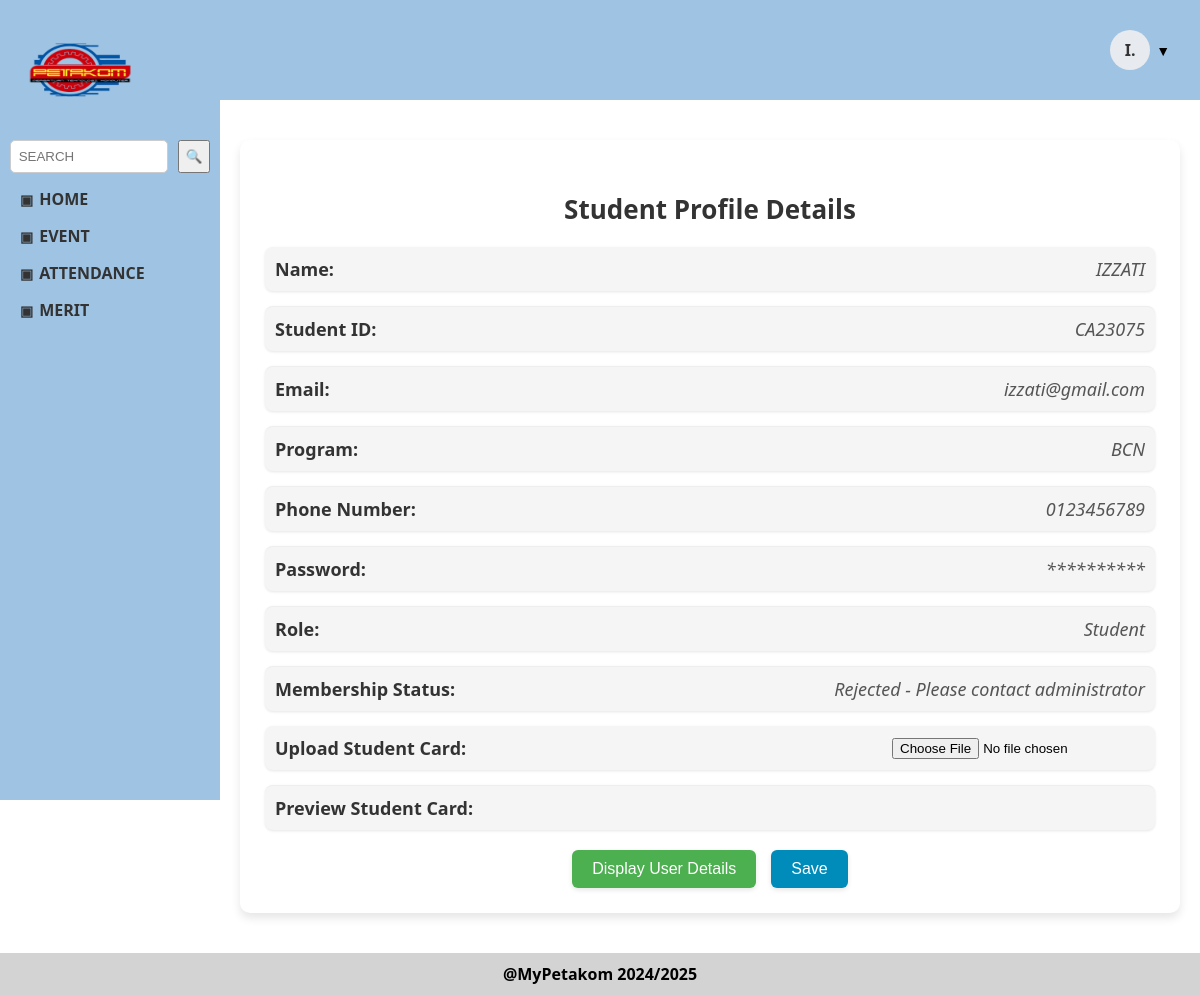
/student_profile.php (signed in), run on the app's committed database.
### tables this page shows
CREATE TABLE `user` (
  `user_id` varchar(10) NOT NULL,
  `user_password` varchar(50) NOT NULL,
  `user_name` varchar(100) NOT NULL,
  `user_email` varchar(100) NOT NULL,
  `user_phone` varchar(12) NOT NULL,
  `user_role` varchar(30) NOT NULL
);

CREATE TABLE `student` (
  `student_id` varchar(10) NOT NULL,
  `student_program` varchar(50) NOT NULL
);

### student_profile.php (the view, shortened to what this page needs)
<?php
$conn = new mysqli("localhost", "root", "", "mypetakom");
$user_id = $_SESSION['user_id'];
$user_sql = "SELECT * FROM user WHERE user_id = ?";
$user_stmt = $conn->prepare($user_sql);
$user_stmt->bind_param("s", $user_id);
$user_stmt->execute();
$user_result = $user_stmt->get_result();
$user = $user_result->fetch_assoc();
$program = "Not Available";
$student_sql = "SELECT student_program FROM student WHERE student_id = ?";
$student_stmt = $conn->prepare($student_sql);
$student_stmt->bind_param("s", $user_id);
$student_stmt->execute();
$student_result = $student_stmt->get_result();
if ($student_result->num_rows === 1) {
    $program_row = $student_result->fetch_assoc();
    $program = $program_row['student_program'];
}
$membership_status = null;
$status_query = "SELECT member_status FROM member WHERE student_id = ?";
$status_stmt = $conn->prepare($status_query);
$status_stmt->bind_param("s", $user_id);
$status_stmt->execute();
$status_result = $status_stmt->get_result();
if ($status_result->num_rows > 0) {
    $status_row = $status_result->fetch_assoc();
    $membership_status = $status_row['member_status'];
}
?>
<!DOCTYPE html>
<html lang="en">
<head>
<link rel="stylesheet" href="STYLE1/student.css" />
</head>
<body>
<div class="sidebar">
  <img src="IMAGES/LogoPetakom.png" alt="PETAKOM Logo" />
  <div class="search-box">
    <input type="text" placeholder="SEARCH" />
    <button>🔍</button>
  </div>
  <div class="menu">
    <div class="menu-title" onclick="toggleMenu('home')">HOME</div>
    <div class="menu-title" onclick="toggleMenu('event')">EVENT</div>
    <div class="menu-title" onclick="toggleMenu('attendance')">ATTENDANCE</div>
    <div class="menu-title" onclick="toggleMenu('merit')">MERIT</div>
  </div>
</div>
<div class="topbar">
  <div class="dropdown">
    <div class="profile-wrapper" onclick="toggleDropdown()">
      <div class="profile-circle"><?php echo strtoupper(substr($user['user_name'], 0, 1)); ?>.</div>
      <span class="dropdown-icon">▼</span>
    </div>
  </div>
</div>
<div class="content">
  <div class="profile-data">
    <h3>Student Profile Details</h3>
    <div class="field"><label>Name:</label><span><?php echo htmlspecialchars($user['user_name']); ?></span></div>
    <div class="field"><label>Student ID:</label><span><?php echo htmlspecialchars($user['user_id']); ?></span></div>
    <div class="field"><label>Email:</label><span><?php echo htmlspecialchars($user['user_email']); ?></span></div>
    <div class="field"><label>Program:</label><span><?php echo htmlspecialchars($program); ?></span></div>
    <div class="field"><label>Phone Number:</label><span><?php echo htmlspecialchars($user['user_phone']); ?></span></div>
    <div class="field"><label>Password:</label><span>**********</span></div>
    <div class="field"><label>Role:</label><span><?php echo htmlspecialchars($user['user_role']); ?></span></div>
    <div class="field"><label>Membership Status:</label>
      <span>
        <?php
          if ($membership_status === 'approved') {
            echo 'Active';
          } elseif ($membership_status === 'rejected') {
            echo 'Rejected - Please contact administrator';
          } else {
            echo 'Pending';
          }
        ?>
      </span>
    </div>
    <form action="student_profile_action.php" method="POST" enctype="multipart/form-data">
      <div class="field">
        <label for="student_card">Upload Student Card:</label>
        <input type="file" name="student_card" accept="image/*" id="studentCardInput" required />
      </div>
      <div class="field">
        <label>Preview Student Card:</label><br />
      </div>
      <div class="button-container">
        <button type="button" id="displayProfileBtn">Display User Details</button>
        <button type="submit" name="student_profile_action">Save</button>
      </div>
    </form>
  </div>
</div>
<div class="footer">@MyPetakom 2024/2025</div>
</body>
</html>

### STYLE1/student.css (style rules this page uses)
body { margin: 0; font-family: 'Segoe UI', sans-serif; }
.sidebar { width: 220px; background-color: #9ec3e3; height: 100vh; position: fixed; padding: 20px; box-sizing: border-box; overflow-y: auto; }
.sidebar img { width: 120px; height: 100px; display: block; margin-bottom: 20px; }
.search-box { display: flex; justify-content: center; margin-bottom: 15px; }
.search-box input { padding: 8px; border-radius: 5px; border: 1px solid #ccc; width: 140px; margin-right: 10px; }
.menu-title { cursor: pointer; font-weight: bold; margin: 15px 0; display: flex; align-items: center; font-size: 16px; color: #333; }
.menu-title::before { content: "▣"; margin-right: 6px; font-size: 14px; }
.topbar { background-color: #9ec3e3; height: 100px; margin-left: 220px; display: flex; justify-content: flex-end; align-items: center; padding-right: 30px; position: sticky; top: 0; z-index: 1; }
.profile-wrapper { display: flex; align-items: center; cursor: pointer; }
.profile-circle { width: 40px; height: 40px; border-radius: 50%; background-color: #e7eaee; color: #333; display: flex; align-items: center; justify-content: center; font-weight: bold; font-size: 16px; margin-right: 6px; }
.dropdown-icon { font-size: 14px; color: black; }
.dropdown { position: relative; display: inline-block; }
.content { margin-left: 220px; padding: 20px; background-color: #ffffff; min-height: 90vh; }
.profile-data { background-color: #ffffff; padding: 25px; border-radius: 10px; box-shadow: 0 5px 10px rgba(0, 0, 0, 0.1); max-width: 900px; margin: 20px auto; }
.profile-data h3 { color: #333; margin-bottom: 15px; font-size: 24px; text-align: center; }
.profile-data .field { font-size: 18px; margin-bottom: 15px; display: flex; justify-content: space-between; align-items: center; background-color: #f5f5f5; padding: 10px; border-radius: 8px; box-shadow: 0 1px 3px rgba(0, 0, 0, 0.1); }
.profile-data .field label { font-weight: bold; color: #333; width: 200px; }
.profile-data .field span { color: #555; font-style: italic; }
.footer { background-color: #d3d3d3; text-align: center; padding: 10px; font-weight: bold; }
.profile-data h3 { text-align: center; font-size: 26px; color: #333; margin-bottom: 20px; }
.profile-data .field + .field { border-top: 1px solid #eee; padding-top: 10px; }
.button-container { display: flex; justify-content: center; gap: 15px; margin-top: 20px; }
.button-container button { padding: 10px 20px; border: none; border-radius: 6px; font-size: 16px; cursor: pointer; transition: background 0.3s, transform 0.2s; box-shadow: 0 2px 5px rgba(0,0,0,0.1); }
.button-container button#displayProfileBtn { background-color: #4CAF50; color: white; }
.button-container button[name="student_profile_action"] { background-color: #008CBA; color: white; }

### data on the page
user: user_name "I", user_name "IZZATI", user_id "CA23075", user_email "izzati@gmail.com", user_phone "0123456789", user_role "Student"
student: student_program "BCN"
